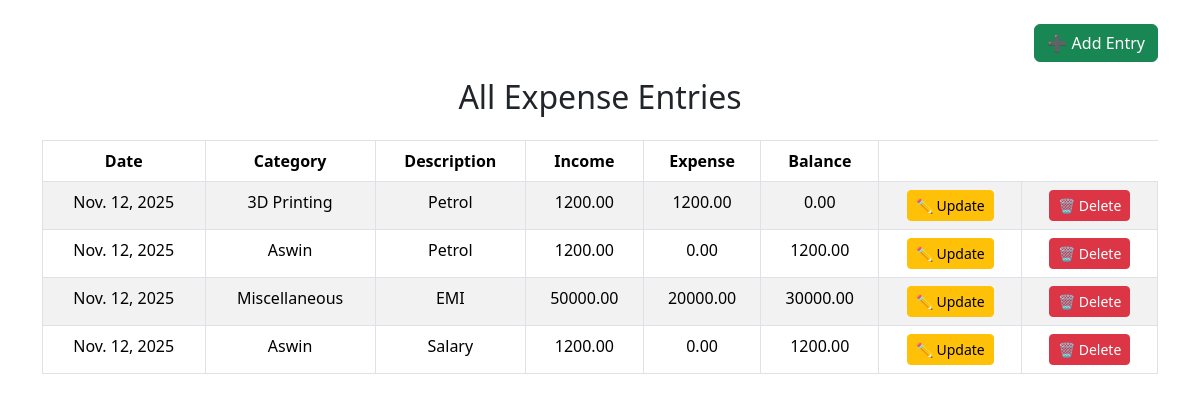
The page /homepage (signed in) on the database as committed earlier.
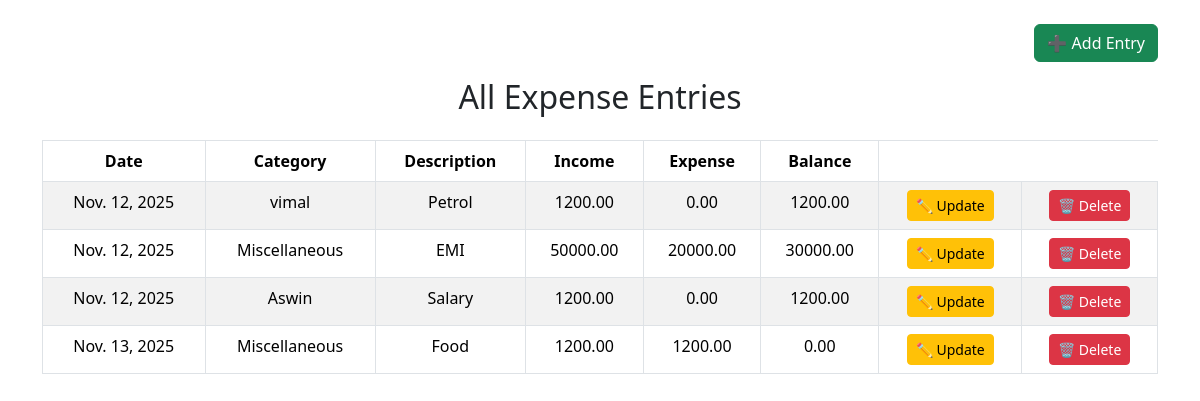
The same page on the database as committed later.
### expensetrackerapp/models.py (models this page shows, shortened)
class ExpenseEntry(models.Model):
    date = models.DateField()
    category = models.CharField(max_length=100)
    description = models.TextField(blank=True)
    income = models.DecimalField(max_digits=10, decimal_places=2, default=0)
    expense = models.DecimalField(max_digits=10, decimal_places=2, default=0)
    income_source = models.CharField(max_length=100, blank=True, null=True)
    expense_source = models.CharField(max_length=100, blank=True, null=True)
    balance = models.DecimalField(max_digits=10, decimal_places=2, default=0)
    bill_pdf = models.FileField(upload_to='bills/', blank=True, null=True)

### expensetrackerapp/views.py (the view)
# urls.py: path('homepage',views.viewexpenses,name='viewexpenses'),
@login_required(login_url='login')
def viewexpenses(request):
    data = ExpenseEntry.objects.all()
    return render(request, 'detaails.html', {'data': data})

### templates/detaails.html (shortened to what this page needs)
<!DOCTYPE html>
<html lang="en">
<head>
    <link href="https://cdn.jsdelivr.net/npm/bootstrap@5.3.8/dist/css/bootstrap.min.css" rel="stylesheet">
</head>
<body >
    <div class="container mt-4">
        <div class="text-end mb-3">
            <a href="{% url 'addexpense' %}" class="btn btn-success">
                ➕ Add Entry
            </a>
        </div>
        <h2 class="text-center mb-4">All Expense Entries</h2>
        <table class="table table-striped table-bordered text-center">
            <thead >
                <tr>
                    <th>Date</th>
                    <th>Category</th>
                    <th>Description</th>
                    <th>Income</th>
                    <th>Expense</th>
                    <th>Balance</th>
                </tr>
            </thead>
            <tbody>
                {% for entry in data %}
                <tr>
                    <td>{{ entry.date }}</td>
                    <td>{{ entry.category }}</td>
                    <td>{{ entry.description }}</td>
                    <td>{{ entry.income }}</td>
                    <td>{{ entry.expense }}</td>
                    <td>{{ entry.balance }}</td>
                  <td>
    <a href="{% url 'updateexpense' entry.id %}" class="btn btn-warning btn-sm">✏️ Update</a>
</td>
<td>
    <a href="{% url 'deleteentry' entry.id %}" class="btn btn-danger btn-sm">🗑️ Delete</a>
</td>
                </tr>
                {% empty %}
                <tr>
                    <td colspan="6">No records yet.</td>
                </tr>
                {% endfor %}
            </tbody>
        </table>
    </div>
</body>
</html>

Rows that differ between the two databases and show on the page:
removed ExpenseEntry: date "Nov. 12, 2025", category "3D Printing", description "Petrol", income "1200.00", expense "1200.00", balance "0.00"
changed ExpenseEntry "Petrol": category "Aswin" → "vimal"
added ExpenseEntry: date "Nov. 13, 2025", category "Miscellaneous", description "Food", income "1200.00", expense "1200.00", balance "0.00"
